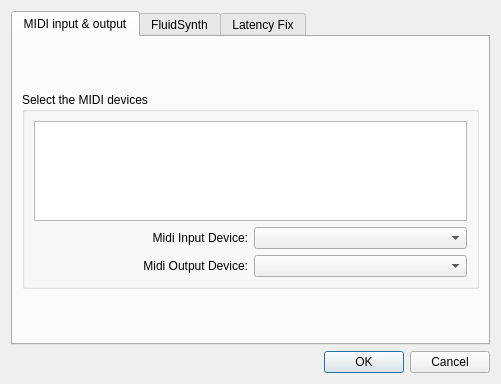
<?xml version="1.0" encoding="UTF-8"?>
<ui version="4.0">
 <class>GuiMidiSettingsDialog</class>
 <widget class="QDialog" name="GuiMidiSettingsDialog">
  <property name="geometry">
   <rect>
    <x>0</x>
    <y>0</y>
    <width>501</width>
    <height>384</height>
   </rect>
  </property>
  <property name="windowTitle">
   <string>Dialog</string>
  </property>
  <layout class="QVBoxLayout" name="verticalLayout">
   <item>
    <widget class="QTabWidget" name="midiSetupTabWidget">
     <property name="contextMenuPolicy">
      <enum>Qt::PreventContextMenu</enum>
     </property>
     <property name="tabShape">
      <enum>QTabWidget::Rounded</enum>
     </property>
     <property name="currentIndex">
      <number>0</number>
     </property>
     <widget class="QWidget" name="tab">
      <attribute name="title">
       <string>MIDI input &amp;&amp; output</string>
      </attribute>
      <layout class="QVBoxLayout" name="verticalLayout_6">
       <item>
        <spacer name="verticalSpacer_2">
         <property name="orientation">
          <enum>Qt::Vertical</enum>
         </property>
         <property name="sizeType">
          <enum>QSizePolicy::Expanding</enum>
         </property>
         <property name="sizeHint" stdset="0">
          <size>
           <width>396</width>
           <height>28</height>
          </size>
         </property>
        </spacer>
       </item>
       <item>
        <widget class="QGroupBox" name="groupBox">
         <property name="title">
          <string>Select the MIDI devices</string>
         </property>
         <layout class="QVBoxLayout" name="verticalLayout_2">
          <item>
           <widget class="QTextEdit" name="midiInfoText">
            <property name="sizePolicy">
             <sizepolicy hsizetype="Expanding" vsizetype="Preferred">
              <horstretch>0</horstretch>
              <verstretch>0</verstretch>
             </sizepolicy>
            </property>
            <property name="maximumSize">
             <size>
              <width>16777215</width>
              <height>100</height>
             </size>
            </property>
            <property name="acceptDrops">
             <bool>false</bool>
            </property>
            <property name="readOnly">
             <bool>true</bool>
            </property>
           </widget>
          </item>
          <item>
           <layout class="QGridLayout" name="_2">
            <property name="sizeConstraint">
             <enum>QLayout::SetMinimumSize</enum>
            </property>
            <item row="0" column="0">
             <widget class="QLabel" name="label">
              <property name="text">
               <string>Midi Input Device:</string>
              </property>
              <property name="alignment">
               <set>Qt::AlignRight|Qt::AlignTrailing|Qt::AlignVCenter</set>
              </property>
             </widget>
            </item>
            <item row="0" column="1">
             <widget class="QComboBox" name="midiInputCombo">
              <property name="whatsThis">
               <string notr="true"/>
              </property>
             </widget>
            </item>
            <item row="1" column="0">
             <widget class="QLabel" name="label_2">
              <property name="text">
               <string>Midi Output Device:</string>
              </property>
              <property name="alignment">
               <set>Qt::AlignRight|Qt::AlignTrailing|Qt::AlignVCenter</set>
              </property>
             </widget>
            </item>
            <item row="1" column="1">
             <widget class="QComboBox" name="midiOutputCombo"/>
            </item>
           </layout>
          </item>
         </layout>
        </widget>
       </item>
       <item>
        <spacer name="verticalSpacer">
         <property name="orientation">
          <enum>Qt::Vertical</enum>
         </property>
         <property name="sizeType">
          <enum>QSizePolicy::Expanding</enum>
         </property>
         <property name="sizeHint" stdset="0">
          <size>
           <width>396</width>
           <height>28</height>
          </size>
         </property>
        </spacer>
       </item>
      </layout>
     </widget>
     <widget class="QWidget" name="tab_2">
      <attribute name="title">
       <string>FluidSynth</string>
      </attribute>
      <layout class="QVBoxLayout" name="verticalLayout_3">
       <item>
        <widget class="QGroupBox" name="groupBox_3">
         <property name="title">
          <string>Sound Fonts</string>
         </property>
         <layout class="QVBoxLayout" name="verticalLayout_7">
          <item>
           <layout class="QHBoxLayout" name="horizontalLayout">
            <item>
             <widget class="QListWidget" name="soundFontList"/>
            </item>
            <item>
             <layout class="QVBoxLayout" name="verticalLayout_5">
              <item>
               <widget class="QPushButton" name="fluidAddButton">
                <property name="text">
                 <string>Add</string>
                </property>
               </widget>
              </item>
              <item>
               <widget class="QPushButton" name="fluidRemoveButton">
                <property name="text">
                 <string>Remove</string>
                </property>
               </widget>
              </item>
              <item>
               <spacer name="verticalSpacer_3">
                <property name="orientation">
                 <enum>Qt::Vertical</enum>
                </property>
                <property name="sizeHint" stdset="0">
                 <size>
                  <width>20</width>
                  <height>40</height>
                 </size>
                </property>
               </spacer>
              </item>
             </layout>
            </item>
           </layout>
          </item>
         </layout>
        </widget>
       </item>
       <item>
        <widget class="QGroupBox" name="fluidSettingsGroupBox">
         <property name="title">
          <string>Settings</string>
         </property>
         <layout class="QVBoxLayout" name="verticalLayout_4">
          <item>
           <layout class="QGridLayout" name="gridLayout">
            <item row="1" column="4">
             <widget class="QLineEdit" name="audioDeviceLineEdit">
              <property name="minimumSize">
               <size>
                <width>150</width>
                <height>0</height>
               </size>
              </property>
             </widget>
            </item>
            <item row="1" column="2">
             <widget class="QLabel" name="label_7">
              <property name="text">
               <string>Audio Device:</string>
              </property>
              <property name="alignment">
               <set>Qt::AlignRight|Qt::AlignTrailing|Qt::AlignVCenter</set>
              </property>
             </widget>
            </item>
            <item row="0" column="0">
             <widget class="QLabel" name="label_18">
              <property name="text">
               <string>Master Gain:</string>
              </property>
              <property name="alignment">
               <set>Qt::AlignRight|Qt::AlignTrailing|Qt::AlignVCenter</set>
              </property>
             </widget>
            </item>
            <item row="0" column="1">
             <widget class="QSpinBox" name="masterGainSpin"/>
            </item>
            <item row="0" column="2">
             <widget class="QLabel" name="label_8">
              <property name="text">
               <string>Audio Driver:</string>
              </property>
              <property name="alignment">
               <set>Qt::AlignRight|Qt::AlignTrailing|Qt::AlignVCenter</set>
              </property>
             </widget>
            </item>
            <item row="0" column="4">
             <widget class="QComboBox" name="audioDriverCombo"/>
            </item>
            <item row="2" column="2">
             <widget class="QLabel" name="label_9">
              <property name="text">
               <string>Sample Rate:</string>
              </property>
              <property name="alignment">
               <set>Qt::AlignRight|Qt::AlignTrailing|Qt::AlignVCenter</set>
              </property>
             </widget>
            </item>
            <item row="2" column="4">
             <widget class="QComboBox" name="sampleRateCombo"/>
            </item>
            <item row="1" column="0">
             <widget class="QLabel" name="label_3">
              <property name="text">
               <string>Buffer Size</string>
              </property>
              <property name="alignment">
               <set>Qt::AlignRight|Qt::AlignTrailing|Qt::AlignVCenter</set>
              </property>
             </widget>
            </item>
            <item row="1" column="1">
             <widget class="QSpinBox" name="bufferSizeSpin"/>
            </item>
            <item row="2" column="0">
             <widget class="QLabel" name="label_4">
              <property name="text">
               <string>Buffer counts</string>
              </property>
              <property name="alignment">
               <set>Qt::AlignRight|Qt::AlignTrailing|Qt::AlignVCenter</set>
              </property>
             </widget>
            </item>
            <item row="2" column="1">
             <widget class="QSpinBox" name="bufferCountsSpin"/>
            </item>
            <item row="3" column="0">
             <widget class="QCheckBox" name="reverbCheck">
              <property name="text">
               <string>Reverb</string>
              </property>
             </widget>
            </item>
            <item row="3" column="1">
             <widget class="QCheckBox" name="chorusCheck">
              <property name="text">
               <string>Chorus</string>
              </property>
             </widget>
            </item>
           </layout>
          </item>
         </layout>
        </widget>
       </item>
      </layout>
     </widget>
     <widget class="QWidget" name="tab_3">
      <attribute name="title">
       <string>Latency Fix</string>
      </attribute>
      <widget class="QPushButton" name="latencyFixButton">
       <property name="geometry">
        <rect>
         <x>40</x>
         <y>120</y>
         <width>121</width>
         <height>29</height>
        </rect>
       </property>
       <property name="text">
        <string>Latency</string>
       </property>
      </widget>
      <widget class="QLabel" name="latencyFixLabel">
       <property name="geometry">
        <rect>
         <x>200</x>
         <y>130</y>
         <width>195</width>
         <height>17</height>
        </rect>
       </property>
       <property name="text">
        <string>0 (msec)</string>
       </property>
       <property name="alignment">
        <set>Qt::AlignCenter</set>
       </property>
      </widget>
     </widget>
    </widget>
   </item>
   <item>
    <widget class="QDialogButtonBox" name="buttonBox">
     <property name="orientation">
      <enum>Qt::Horizontal</enum>
     </property>
     <property name="standardButtons">
      <set>QDialogButtonBox::Cancel|QDialogButtonBox::Ok</set>
     </property>
    </widget>
   </item>
  </layout>
  <zorder>buttonBox</zorder>
  <zorder>midiSetupTabWidget</zorder>
 </widget>
 <resources/>
 <connections>
  <connection>
   <sender>buttonBox</sender>
   <signal>accepted()</signal>
   <receiver>GuiMidiSettingsDialog</receiver>
   <slot>accept()</slot>
   <hints>
    <hint type="sourcelabel">
     <x>257</x>
     <y>374</y>
    </hint>
    <hint type="destinationlabel">
     <x>157</x>
     <y>274</y>
    </hint>
   </hints>
  </connection>
  <connection>
   <sender>buttonBox</sender>
   <signal>rejected()</signal>
   <receiver>GuiMidiSettingsDialog</receiver>
   <slot>reject()</slot>
   <hints>
    <hint type="sourcelabel">
     <x>325</x>
     <y>374</y>
    </hint>
    <hint type="destinationlabel">
     <x>286</x>
     <y>274</y>
    </hint>
   </hints>
  </connection>
 </connections>
</ui>
